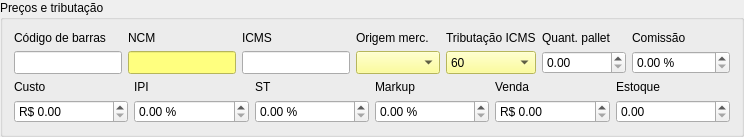
           <widget class="QGroupBox" name="groupBox_2">
            <property name="title">
             <string>Preços e tributação</string>
            </property>
            <layout class="QVBoxLayout" name="verticalLayout_2">
             <item>
              <layout class="QGridLayout" name="gridLayout_11">
               <item row="2" column="0">
                <widget class="QDoubleSpinBox" name="doubleSpinBoxCusto">
                 <property name="accessibleName">
                  <string>Custo</string>
                 </property>
                 <property name="prefix">
                  <string>R$ </string>
                 </property>
                 <property name="maximum">
                  <double>9999999999.000000000000000</double>
                 </property>
                </widget>
               </item>
               <item row="1" column="4">
                <widget class="QLabel" name="label_21">
                 <property name="enabled">
                  <bool>true</bool>
                 </property>
                 <property name="sizePolicy">
                  <sizepolicy hsizetype="Preferred" vsizetype="Preferred">
                   <horstretch>0</horstretch>
                   <verstretch>0</verstretch>
                  </sizepolicy>
                 </property>
                 <property name="maximumSize">
                  <size>
                   <width>16777215</width>
                   <height>16777215</height>
                  </size>
                 </property>
                 <property name="text">
                  <string>Venda</string>
                 </property>
                </widget>
               </item>
               <item row="0" column="0" colspan="6">
                <layout class="QGridLayout" name="gridLayout_8">
                 <item row="0" column="4">
                  <widget class="QLabel" name="label_30">
                   <property name="sizePolicy">
                    <sizepolicy hsizetype="Preferred" vsizetype="Preferred">
                     <horstretch>0</horstretch>
                     <verstretch>0</verstretch>
                    </sizepolicy>
                   </property>
                   <property name="maximumSize">
                    <size>
                     <width>16777215</width>
                     <height>16777215</height>
                    </size>
                   </property>
                   <property name="text">
                    <string>Origem merc.</string>
                   </property>
                   <property name="buddy">
                    <cstring>comboBoxOrigem</cstring>
                   </property>
                  </widget>
                 </item>
                 <item row="2" column="6">
                  <widget class="QDoubleSpinBox" name="doubleSpinBoxQtePallet">
                   <property name="accessibleName">
                    <string>Quant. pallet</string>
                   </property>
                   <property name="suffix">
                    <string/>
                   </property>
                   <property name="maximum">
                    <double>9999999999.000000000000000</double>
                   </property>
                  </widget>
                 </item>
                 <item row="2" column="5">
                  <widget class="QComboBox" name="comboBoxCST">
                   <property name="sizePolicy">
                    <sizepolicy hsizetype="Preferred" vsizetype="Preferred">
                     <horstretch>0</horstretch>
                     <verstretch>0</verstretch>
                    </sizepolicy>
                   </property>
                   <property name="minimumSize">
                    <size>
                     <width>84</width>
                     <height>0</height>
                    </size>
                   </property>
                   <property name="maximumSize">
                    <size>
                     <width>16777215</width>
                     <height>16777215</height>
                    </size>
                   </property>
                   <property name="toolTip">
                    <string>&lt;html&gt;&lt;head/&gt;&lt;body&gt;&lt;p&gt;&lt;span style=&quot; font-family:'sans-serif'; font-weight:600;&quot;&gt;TABELA B - TRIBUTAÇÃO PELO ICMS &lt;/span&gt;&lt;/p&gt;&lt;ul style=&quot;margin-top: 0px; margin-bottom: 0px; margin-left: 0px; margin-right: 0px; -qt-list-indent: 1;&quot;&gt;&lt;li style=&quot; margin-top:0px; margin-bottom:12px; margin-left:0px; margin-right:0px; -qt-block-indent:0; text-indent:0px;&quot;&gt;00 Tributada integralmente&lt;/li&gt;&lt;li style=&quot; margin-top:0px; margin-bottom:12px; margin-left:0px; margin-right:0px; -qt-block-indent:0; text-indent:0px;&quot;&gt;10 Tributada e com cobrança do ICMS por substituição tributária&lt;/li&gt;&lt;li style=&quot; margin-top:0px; margin-bottom:12px; margin-left:0px; margin-right:0px; -qt-block-indent:0; text-indent:0px;&quot;&gt;20 Com redução de base de cálculo&lt;/li&gt;&lt;li style=&quot; margin-top:0px; margin-bottom:12px; margin-left:0px; margin-right:0px; -qt-block-indent:0; text-indent:0px;&quot;&gt;30 Isenta ou não tributada e com cobrança do ICMS por substituição tributária&lt;/li&gt;&lt;li style=&quot; margin-top:0px; margin-bottom:12px; margin-left:0px; margin-right:0px; -qt-block-indent:0; text-indent:0px;&quot;&gt;40 Isenta&lt;/li&gt;&lt;li style=&quot; margin-top:0px; margin-bottom:12px; margin-left:0px; margin-right:0px; -qt-block-indent:0; text-indent:0px;&quot;&gt;41 Não tributada&lt;/li&gt;&lt;li style=&quot; margin-top:0px; margin-bottom:12px; margin-left:0px; margin-right:0px; -qt-block-indent:0; text-indent:0px;&quot;&gt;50 Suspensão&lt;/li&gt;&lt;li style=&quot; margin-top:0px; margin-bottom:12px; margin-left:0px; margin-right:0px; -qt-block-indent:0; text-indent:0px;&quot;&gt;51 Diferimento&lt;/li&gt;&lt;li style=&quot; margin-top:0px; margin-bottom:12px; margin-left:0px; margin-right:0px; -qt-block-indent:0; text-indent:0px;&quot;&gt;60 ICMS cobrado anteriormente por substituição tributária&lt;/li&gt;&lt;li style=&quot; margin-top:0px; margin-bottom:12px; margin-left:0px; margin-right:0px; -qt-block-indent:0; text-indent:0px;&quot;&gt;70 Com redução de base de cálculo e cobrança do ICMS por substituição tributária&lt;/li&gt;&lt;li style=&quot; margin-top:0px; margin-bottom:12px; margin-left:0px; margin-right:0px; -qt-block-indent:0; text-indent:0px;&quot;&gt;90 Outras&lt;br/&gt;&lt;/li&gt;&lt;/ul&gt;&lt;p&gt;&lt;br/&gt;&lt;/p&gt;&lt;/body&gt;&lt;/html&gt;</string>
                   </property>
                   <property name="accessibleName">
                    <string>Tributação</string>
                   </property>
                   <property name="styleSheet">
                    <string notr="true">background-color: rgb(255, 255, 127);</string>
                   </property>
                   <item>
                    <property name="text">
                     <string>60</string>
                    </property>
                   </item>
                   <item>
                    <property name="text">
                     <string>00</string>
                    </property>
                   </item>
                   <item>
                    <property name="text">
                     <string>10</string>
                    </property>
                   </item>
                   <item>
                    <property name="text">
                     <string>20</string>
                    </property>
                   </item>
                   <item>
                    <property name="text">
                     <string>30</string>
                    </property>
                   </item>
                   <item>
                    <property name="text">
                     <string>40</string>
                    </property>
                   </item>
                   <item>
                    <property name="text">
                     <string>41</string>
                    </property>
                   </item>
                   <item>
                    <property name="text">
                     <string>50</string>
                    </property>
                   </item>
                   <item>
                    <property name="text">
                     <string>51</string>
                    </property>
                   </item>
                   <item>
                    <property name="text">
                     <string>70</string>
                    </property>
                   </item>
                   <item>
                    <property name="text">
                     <string>90</string>
                    </property>
                   </item>
                  </widget>
                 </item>
                 <item row="0" column="0">
                  <widget class="QLabel" name="label_11">
                   <property name="sizePolicy">
                    <sizepolicy hsizetype="Preferred" vsizetype="Preferred">
                     <horstretch>0</horstretch>
                     <verstretch>0</verstretch>
                    </sizepolicy>
                   </property>
                   <property name="maximumSize">
                    <size>
                     <width>16777215</width>
                     <height>16777215</height>
                    </size>
                   </property>
                   <property name="text">
                    <string>Código de barras</string>
                   </property>
                   <property name="buddy">
                    <cstring>lineEditCodBarras</cstring>
                   </property>
                  </widget>
                 </item>
                 <item row="0" column="3">
                  <widget class="QLabel" name="label_14">
                   <property name="sizePolicy">
                    <sizepolicy hsizetype="Preferred" vsizetype="Preferred">
                     <horstretch>0</horstretch>
                     <verstretch>0</verstretch>
                    </sizepolicy>
                   </property>
                   <property name="maximumSize">
                    <size>
                     <width>16777215</width>
                     <height>16777215</height>
                    </size>
                   </property>
                   <property name="text">
                    <string>ICMS</string>
                   </property>
                   <property name="buddy">
                    <cstring>lineEditICMS</cstring>
                   </property>
                  </widget>
                 </item>
                 <item row="0" column="2">
                  <widget class="QLabel" name="label_13">
                   <property name="sizePolicy">
                    <sizepolicy hsizetype="Preferred" vsizetype="Preferred">
                     <horstretch>0</horstretch>
                     <verstretch>0</verstretch>
                    </sizepolicy>
                   </property>
                   <property name="maximumSize">
                    <size>
                     <width>16777215</width>
                     <height>16777215</height>
                    </size>
                   </property>
                   <property name="text">
                    <string>NCM</string>
                   </property>
                   <property name="buddy">
                    <cstring>lineEditNCM</cstring>
                   </property>
                  </widget>
                 </item>
                 <item row="0" column="6">
                  <widget class="QLabel" name="label_16">
                   <property name="sizePolicy">
                    <sizepolicy hsizetype="Preferred" vsizetype="Preferred">
                     <horstretch>0</horstretch>
                     <verstretch>0</verstretch>
                    </sizepolicy>
                   </property>
                   <property name="maximumSize">
                    <size>
                     <width>16777215</width>
                     <height>16777215</height>
                    </size>
                   </property>
                   <property name="text">
                    <string>Quant. pallet</string>
                   </property>
                  </widget>
                 </item>
                 <item row="0" column="5">
                  <widget class="QLabel" name="label_15">
                   <property name="sizePolicy">
                    <sizepolicy hsizetype="Preferred" vsizetype="Preferred">
                     <horstretch>0</horstretch>
                     <verstretch>0</verstretch>
                    </sizepolicy>
                   </property>
                   <property name="maximumSize">
                    <size>
                     <width>16777215</width>
                     <height>16777215</height>
                    </size>
                   </property>
                   <property name="text">
                    <string>Tributação ICMS</string>
                   </property>
                   <property name="buddy">
                    <cstring>comboBoxCST</cstring>
                   </property>
                  </widget>
                 </item>
                 <item row="2" column="3">
                  <widget class="QLineEdit" name="lineEditICMS">
                   <property name="sizePolicy">
                    <sizepolicy hsizetype="Preferred" vsizetype="Preferred">
                     <horstretch>0</horstretch>
                     <verstretch>0</verstretch>
                    </sizepolicy>
                   </property>
                   <property name="maximumSize">
                    <size>
                     <width>16777215</width>
                     <height>16777215</height>
                    </size>
                   </property>
                   <property name="accessibleName">
                    <string>ICMS</string>
                   </property>
                  </widget>
                 </item>
                 <item row="2" column="0">
                  <widget class="QLineEdit" name="lineEditCodBarras">
                   <property name="sizePolicy">
                    <sizepolicy hsizetype="Preferred" vsizetype="Preferred">
                     <horstretch>0</horstretch>
                     <verstretch>0</verstretch>
                    </sizepolicy>
                   </property>
                   <property name="minimumSize">
                    <size>
                     <width>100</width>
                     <height>0</height>
                    </size>
                   </property>
                   <property name="maximumSize">
                    <size>
                     <width>16777215</width>
                     <height>16777215</height>
                    </size>
                   </property>
                   <property name="accessibleName">
                    <string>Código de barras</string>
                   </property>
                   <property name="clearButtonEnabled">
                    <bool>true</bool>
                   </property>
                  </widget>
                 </item>
                 <item row="2" column="2">
                  <widget class="QLineEdit" name="lineEditNCM">
                   <property name="sizePolicy">
                    <sizepolicy hsizetype="Preferred" vsizetype="Preferred">
                     <horstretch>0</horstretch>
                     <verstretch>0</verstretch>
                    </sizepolicy>
                   </property>
                   <property name="minimumSize">
                    <size>
                     <width>60</width>
                     <height>0</height>
                    </size>
                   </property>
                   <property name="maximumSize">
                    <size>
                     <width>16777215</width>
                     <height>16777215</height>
                    </size>
                   </property>
                   <property name="toolTip">
                    <string>&lt;html&gt;&lt;head/&gt;&lt;body&gt;&lt;p&gt;&lt;span style=&quot; font-weight:600;&quot;&gt;NOMENCLATURA COMUM DO MERCOSUL&lt;/span&gt;&lt;/p&gt;&lt;p&gt;&lt;br/&gt;&lt;/p&gt;&lt;p&gt;&lt;span style=&quot; font-weight:600;&quot;&gt;NCM &lt;/span&gt;significa &amp;quot;&lt;span style=&quot; font-weight:600;&quot;&gt;Nomenclatura Comum do Mercosul&lt;/span&gt;&amp;quot; e trata-se de um &lt;span style=&quot; font-weight:600;&quot;&gt;código de oito dígitos&lt;/span&gt; estabelecido pelo Governo Brasileiro para&lt;span style=&quot; font-weight:600;&quot;&gt; identificar a natureza das mercadorias&lt;/span&gt; e promover o desenvolvimento do comércio internacional, além de facilitar a coleta e análise das estatísticas do comércio exterior.&lt;/p&gt;&lt;p&gt;&lt;br/&gt;&lt;/p&gt;&lt;p&gt;&lt;span style=&quot; font-weight:600;&quot;&gt;Tabela: &lt;/span&gt;&lt;/p&gt;&lt;p&gt;&lt;span style=&quot; font-weight:600;&quot;&gt;http://www.sefaz.mt.gov.br/portal/download/arquivos/Tabela_NCM.pdf&lt;/span&gt;&lt;/p&gt;&lt;/body&gt;&lt;/html&gt;</string>
                   </property>
                   <property name="whatsThis">
                    <string/>
                   </property>
                   <property name="accessibleName">
                    <string>NCM</string>
                   </property>
                   <property name="styleSheet">
                    <string notr="true">background-color: rgb(255, 255, 127);</string>
                   </property>
                  </widget>
                 </item>
                 <item row="2" column="4">
                  <widget class="ComboBox" name="comboBoxOrigem">
                   <property name="sizePolicy">
                    <sizepolicy hsizetype="Preferred" vsizetype="Preferred">
                     <horstretch>0</horstretch>
                     <verstretch>0</verstretch>
                    </sizepolicy>
                   </property>
                   <property name="minimumSize">
                    <size>
                     <width>84</width>
                     <height>0</height>
                    </size>
                   </property>
                   <property name="maximumSize">
                    <size>
                     <width>16777215</width>
                     <height>16777215</height>
                    </size>
                   </property>
                   <property name="toolTip">
                    <string>&lt;html&gt;&lt;head/&gt;&lt;body&gt;&lt;p&gt;&lt;span style=&quot; font-family:'sans-serif'; font-weight:600;&quot;&gt;TABELA A - ORIGEM DA MERCADORIA&lt;/span&gt;&lt;/p&gt;&lt;p&gt;&lt;br/&gt;&lt;/p&gt;&lt;p&gt;&lt;span style=&quot; font-family:'sans-serif';&quot;&gt;0 - Nacional &lt;/span&gt;&lt;/p&gt;&lt;p&gt;&lt;span style=&quot; font-family:'sans-serif';&quot;&gt;1  - Estrangeira - Importação direta &lt;/span&gt;&lt;/p&gt;&lt;p&gt;&lt;span style=&quot; font-family:'sans-serif';&quot;&gt;2 - Estrangeira - Adquirida no mercado interno &lt;/span&gt;&lt;/p&gt;&lt;/body&gt;&lt;/html&gt;</string>
                   </property>
                   <property name="accessibleName">
                    <string>Origem</string>
                   </property>
                   <property name="styleSheet">
                    <string notr="true">background-color: rgb(255, 255, 127);</string>
                   </property>
                  </widget>
                 </item>
                 <item row="2" column="7">
                  <widget class="QDoubleSpinBox" name="doubleSpinBoxComissao">
                   <property name="accessibleName">
                    <string>Comissão</string>
                   </property>
                   <property name="suffix">
                    <string> %</string>
                   </property>
                   <property name="maximum">
                    <double>9999999999.000000000000000</double>
                   </property>
                  </widget>
                 </item>
                 <item row="0" column="7">
                  <widget class="QLabel" name="label_27">
                   <property name="sizePolicy">
                    <sizepolicy hsizetype="Preferred" vsizetype="Preferred">
                     <horstretch>0</horstretch>
                     <verstretch>0</verstretch>
                    </sizepolicy>
                   </property>
                   <property name="maximumSize">
                    <size>
                     <width>16777215</width>
                     <height>16777215</height>
                    </size>
                   </property>
                   <property name="text">
                    <string>Comissão</string>
                   </property>
                  </widget>
                 </item>
                </layout>
               </item>
               <item row="2" column="5">
                <widget class="QDoubleSpinBox" name="doubleSpinBoxEstoque">
                 <property name="accessibleName">
                  <string>Estoque</string>
                 </property>
                 <property name="suffix">
                  <string/>
                 </property>
                 <property name="maximum">
                  <double>9999999999.000000000000000</double>
                 </property>
                </widget>
               </item>
               <item row="1" column="2">
                <widget class="QLabel" name="label_19">
                 <property name="sizePolicy">
                  <sizepolicy hsizetype="Preferred" vsizetype="Preferred">
                   <horstretch>0</horstretch>
                   <verstretch>0</verstretch>
                  </sizepolicy>
                 </property>
                 <property name="maximumSize">
                  <size>
                   <width>16777215</width>
                   <height>16777215</height>
                  </size>
                 </property>
                 <property name="text">
                  <string>ST</string>
                 </property>
                </widget>
               </item>
               <item row="1" column="3">
                <widget class="QLabel" name="label_20">
                 <property name="sizePolicy">
                  <sizepolicy hsizetype="Preferred" vsizetype="Preferred">
                   <horstretch>0</horstretch>
                   <verstretch>0</verstretch>
                  </sizepolicy>
                 </property>
                 <property name="maximumSize">
                  <size>
                   <width>16777215</width>
                   <height>16777215</height>
                  </size>
                 </property>
                 <property name="text">
                  <string>Markup</string>
                 </property>
                </widget>
               </item>
               <item row="1" column="1">
                <widget class="QLabel" name="label_18">
                 <property name="sizePolicy">
                  <sizepolicy hsizetype="Preferred" vsizetype="Preferred">
                   <horstretch>0</horstretch>
                   <verstretch>0</verstretch>
                  </sizepolicy>
                 </property>
                 <property name="maximumSize">
                  <size>
                   <width>16777215</width>
                   <height>16777215</height>
                  </size>
                 </property>
                 <property name="text">
                  <string>IPI</string>
                 </property>
                </widget>
               </item>
               <item row="2" column="3">
                <widget class="QDoubleSpinBox" name="doubleSpinBoxMarkup">
                 <property name="accessibleName">
                  <string>Markup</string>
                 </property>
                 <property name="suffix">
                  <string> %</string>
                 </property>
                 <property name="maximum">
                  <double>9999999999.000000000000000</double>
                 </property>
                </widget>
               </item>
               <item row="2" column="1">
                <widget class="QDoubleSpinBox" name="doubleSpinBoxIPI">
                 <property name="accessibleName">
                  <string>IPI</string>
                 </property>
                 <property name="suffix">
                  <string> %</string>
                 </property>
                 <property name="maximum">
                  <double>9999999999.000000000000000</double>
                 </property>
                </widget>
               </item>
               <item row="1" column="5">
                <widget class="QLabel" name="label">
                 <property name="sizePolicy">
                  <sizepolicy hsizetype="Preferred" vsizetype="Preferred">
                   <horstretch>0</horstretch>
                   <verstretch>0</verstretch>
                  </sizepolicy>
                 </property>
                 <property name="maximumSize">
                  <size>
                   <width>16777215</width>
                   <height>16777215</height>
                  </size>
                 </property>
                 <property name="text">
                  <string>Estoque</string>
                 </property>
                </widget>
               </item>
               <item row="1" column="0">
                <widget class="QLabel" name="label_17">
                 <property name="sizePolicy">
                  <sizepolicy hsizetype="Preferred" vsizetype="Preferred">
                   <horstretch>0</horstretch>
                   <verstretch>0</verstretch>
                  </sizepolicy>
                 </property>
                 <property name="maximumSize">
                  <size>
                   <width>16777215</width>
                   <height>16777215</height>
                  </size>
                 </property>
                 <property name="text">
                  <string>Custo</string>
                 </property>
                </widget>
               </item>
               <item row="2" column="2">
                <widget class="QDoubleSpinBox" name="doubleSpinBoxST">
                 <property name="accessibleName">
                  <string>ST</string>
                 </property>
                 <property name="suffix">
                  <string> %</string>
                 </property>
                 <property name="maximum">
                  <double>9999999999.000000000000000</double>
                 </property>
                </widget>
               </item>
               <item row="2" column="4">
                <widget class="QDoubleSpinBox" name="doubleSpinBoxVenda">
                 <property name="accessibleName">
                  <string>Venda</string>
                 </property>
                 <property name="prefix">
                  <string>R$ </string>
                 </property>
                 <property name="suffix">
                  <string/>
                 </property>
                 <property name="maximum">
                  <double>9999999999.000000000000000</double>
                 </property>
                </widget>
               </item>
              </layout>
             </item>
            </layout>
           </widget>
